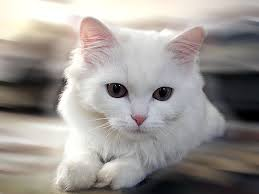
#> input picture open_cv_tips/images/cat_example.jpg, 259 x 194 px
$ python find_face.py
#> lines starting #> are read from the running program, lines starting #| are printed output that depends on the picture; after the words box and inside, x2 and y2 are one past the last pixel; in counts of white or black regions, pixels touching at a corner belong together
"""
Inspired by:
http://docs.opencv.org/trunk/d7/d8b/tutorial_py_face_detection.html
http://www.pyimagesearch.com/2016/06/20/detecting-cats-in-images-with-opencv/
"""
import cv2

cat_cascade = cv2.CascadeClassifier('cascades/haarcascade_frontalcatface.xml')

cat_img = cv2.imread('images/cat_example.jpg')
#> cat_img is the input picture: shape (194, 259, 3); mean B, G, R 147.4, 151.4, 156.4
gray = cv2.cvtColor(cat_img, cv2.COLOR_BGR2GRAY)
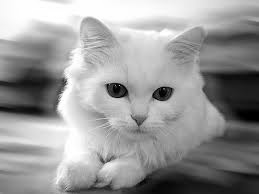
#> gray: shape (194, 259); min 0, max 255, mean 152.4

cat_faces = cat_cascade.detectMultiScale(gray, 1.3, 5)
#> cat_faces = [[87, 46, 107, 107]]
for (i, (x, y, w, h)) in enumerate(cat_faces):
    cv2.rectangle(cat_img, (x, y), (x + w, y + h), (0, 0, 255), 2)
    cv2.putText(cat_img, "Cat #{}".format(i + 1), (x, y - 10),
                cv2.FONT_HERSHEY_SIMPLEX, 0.55, (0, 0, 255), 2)
#> this loop made 1 pass
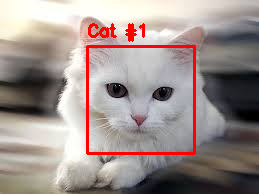
#> cat_img: shape (194, 259, 3); 3.35% of pixels changed, all inside (x1, y1, x2, y2) = (86, 23, 196, 155)


cv2.imshow('img', cat_img)
cv2.waitKey(0)
cv2.destroyAllWindows()

# display using matplotlib
# plt.imshow(img, cmap='gray')
# plt.show()
